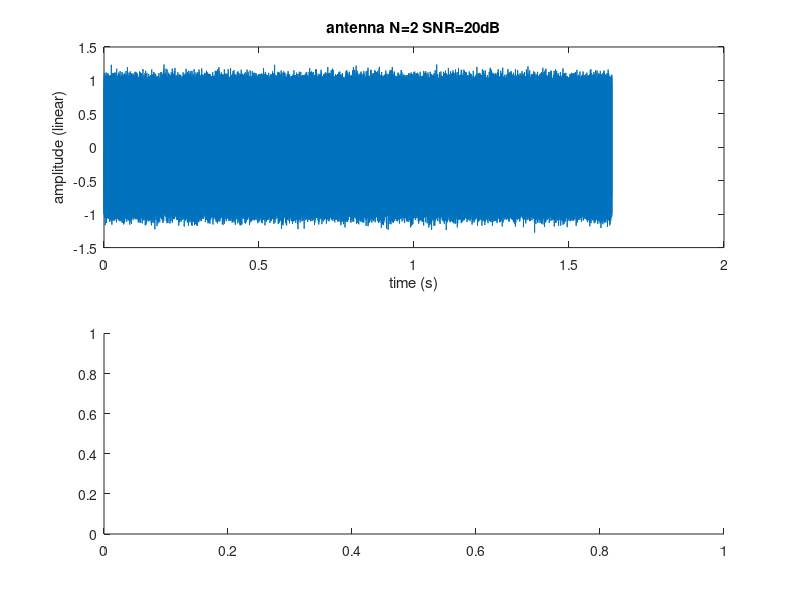

This chart was generated by the following MATLAB code: (Note: this script raises an error after producing the figure.)
% Hypothesis
% far field
% narrow band signal
clear all;
close all;
c=340; % sound speed (m/s)

%% signal configuration
nbs=65536; %sample number
Fs=40000; %sample frequency (Hz)
t=(0:nbs-1)/Fs; %time (s)
F0=3000; %signal frequency (Hz)
theta=60; %source direction

%% array configuration
M=8; %number of mic
d=0.05; %distance between 2 adjoining mics (m) d<lamda/2
g=ones(M,1); %propagation factor (amplitute)

delay=(0:M-1).'*d*cos(2*pi*theta/360)/c; %TDOA (s)
snr=20; %signal to noise ratio (dB)
phase=rand*2*pi; %sinusoidal wave phase (rad)
m=zeros(M,nbs);
for k=1:M
    m(k,:)=g(k)*sin(2*pi*F0*(t-delay(k))+phase)+sqrt(0.5*10.^(-snr/10))*randn(1,nbs); %signal received by each mic
end

%% plot signal
k=2; % mic number
figure
subplot(211)
plot(t,m(k,:))
xlabel('time (s)')
ylabel('amplitude (linear)')
title(['antenna N=' num2str(k) ' SNR=' num2str(snr) 'dB'])
subplot(212)
psd(m(2,:),1024,Fs) %% power spectrum magnitude of the 2nd mic signal (dB)

%% phasing approach (narrowband assumption)
y=zeros(M,nbs); % frequency shift and filtering output
N=100; % lenth of the filter
for k=1:M
    y(k,:)=m(k,:).*exp(1i*2*pi*F0*t);
    y(k,:)=filter(ones(1,N)/N,1,y(k,:)); % IIR filter
end
figure
psd(y(1,:),1024,Fs/2);

%
%na=1024; % number of angles to test
%angle=linspace(0,180,na);
%z=zeros(M,nbs);
%beam=zeros(na,1);
%%
%for l=1:na % loop on angles
%    for k=1:M % loop on mics
%        ta=(k-1)*d*(cos(2*pi*angle(l)/360))/c+(k-1)*0.000001;
 %       z(k,:)=y(k,:).*exp(-1i*2*pi*F0*ta); % weight and sum
 %   end
 %   beam(l)=cov(sum(z,1)); % mean power of all mic at each instant
%end
%figure
%plot(angle,beam)
%xlabel('angle (degree)')
%ylabel('power')
%[beam_max, angle_max_num] = max(beam);
%angle_max = (angle_max_num-1)/na*180;
%resolution = abs(angle_max-theta)
